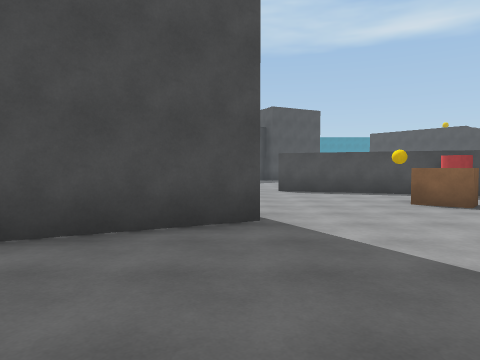
[1] (above)

24 first-person views from a walk through a 3-D level made in the Unity game engine. The camera is 1.4 m above the floor, tilts 2° down and sees 70° across. The floor is counted in squares, 2 m on a side. Each view is taken from the middle of a square. On the plan, view 1 faces up. The plan holds only what a view shows up to about 11 squares ahead; the rest is blank. The place goes on beyond the plan. The player is left out.

[2]
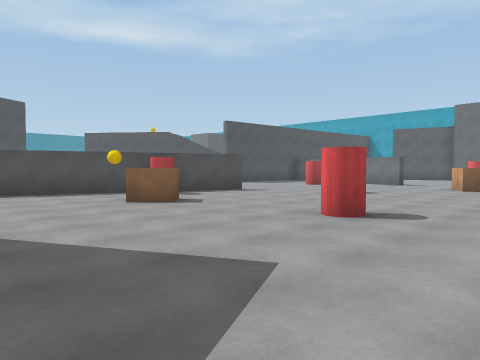

[3]
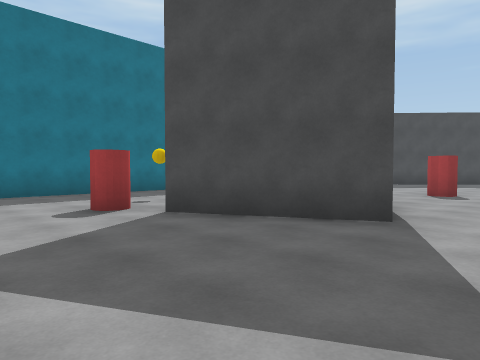

[4]
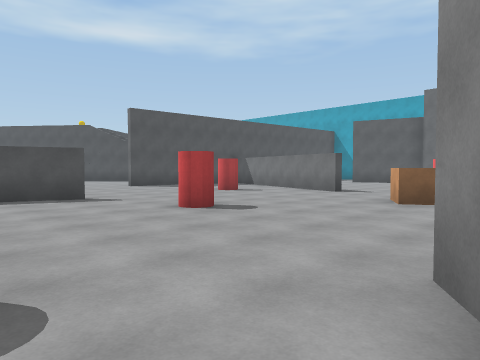

[5]
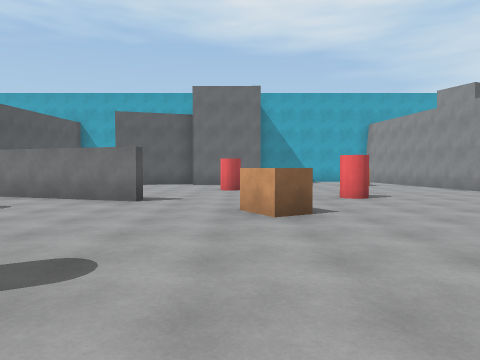

[6]
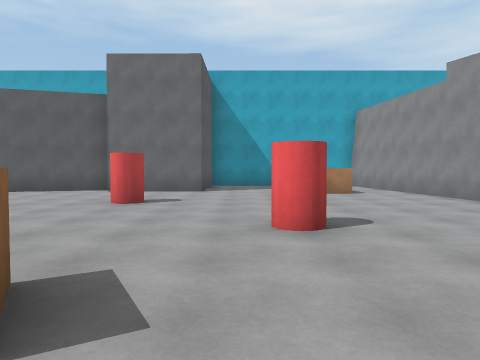

[7]
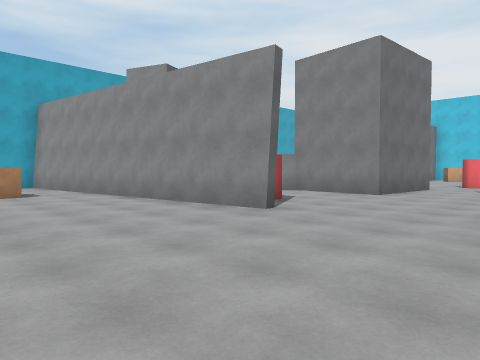

[8]
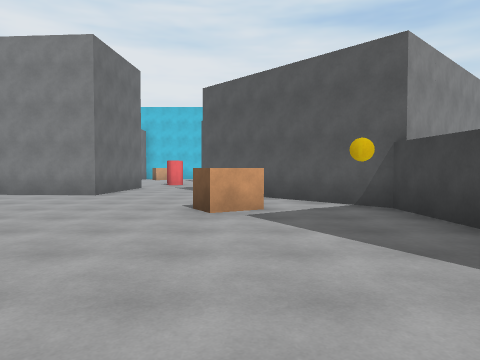

[9]
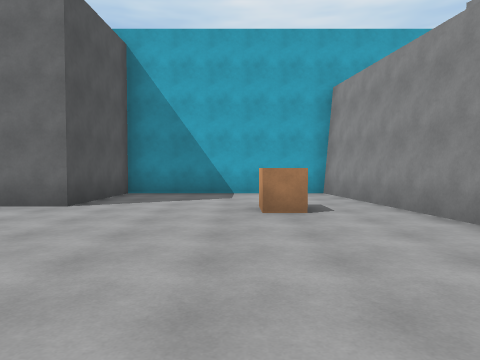

[10]
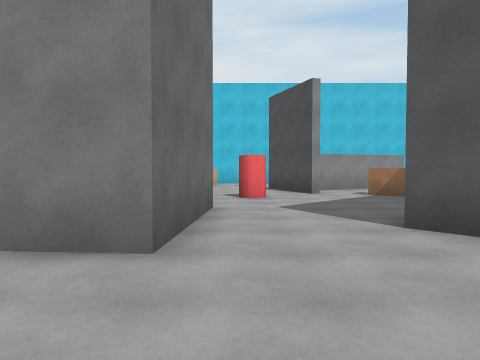

[11]
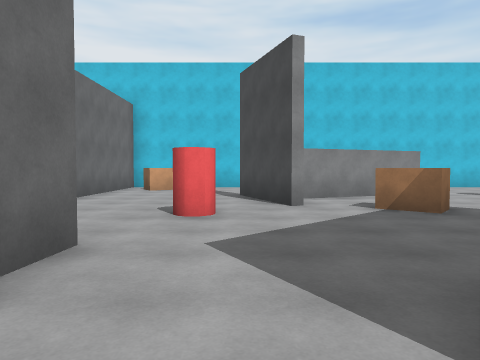

[12]
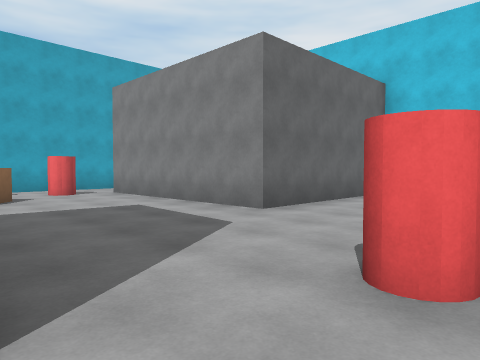

[13]
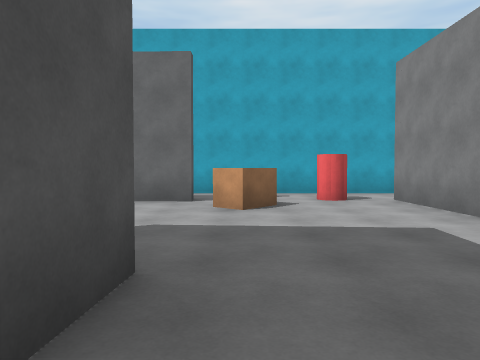

[14]
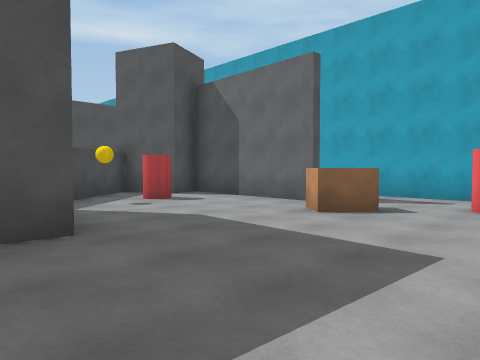

[15]
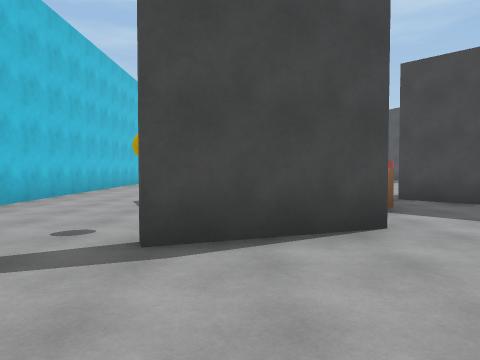

[16]
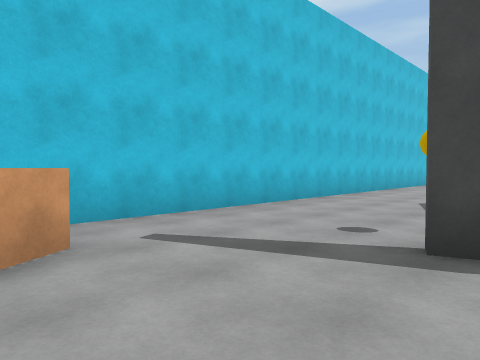

[17]
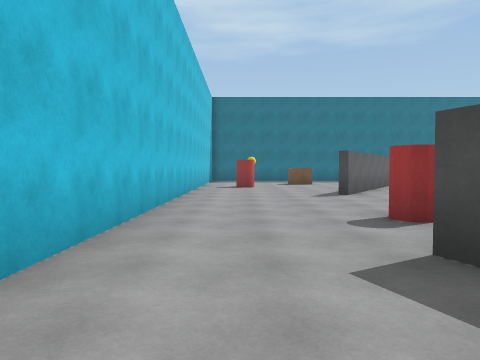

[18]
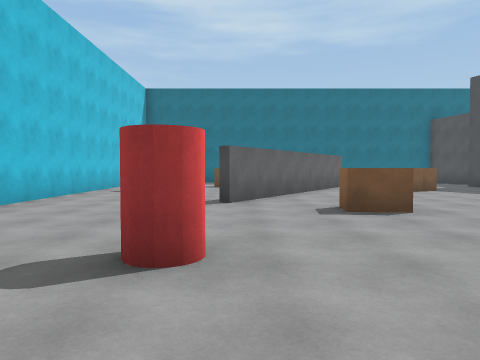

[19]
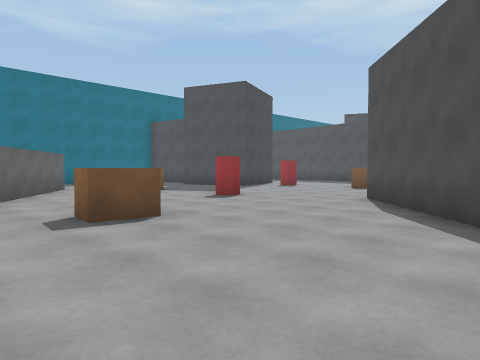

[20]
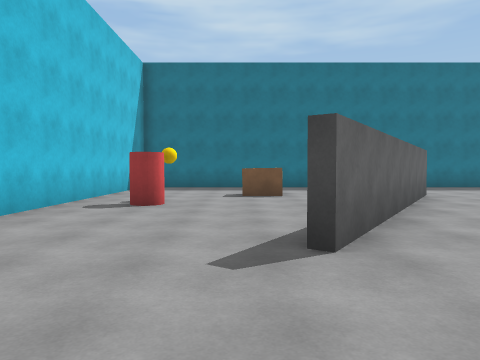

[21]
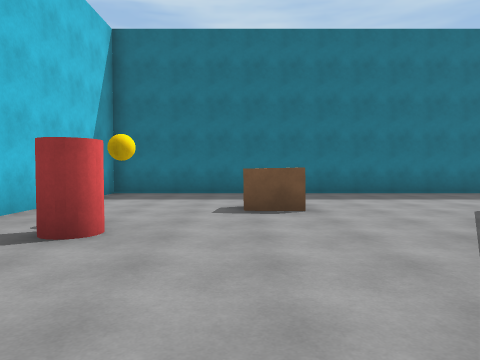

[22]
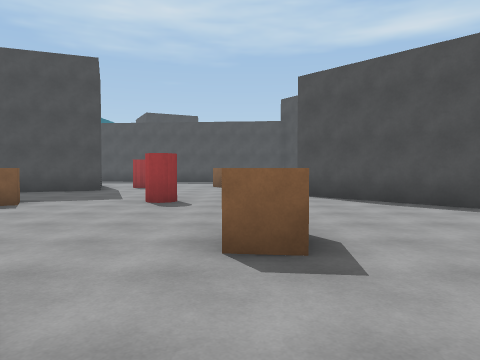

[23]
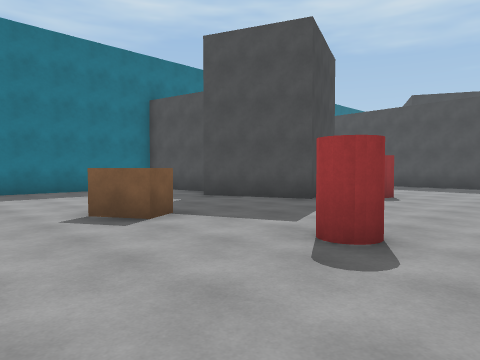

[24]
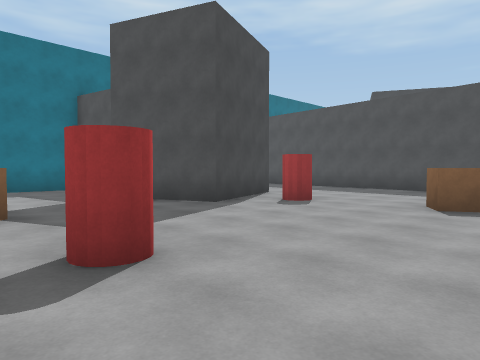

### Floor plan
Key: @ floor where view 1 was taken; # wall or solid block; x gap in a wall; . floor; B ball; C red cylinder; R brown block; O other object.
Columns run from 8 left of view 1 to 25 right of it. Each row starts with its distance up from view 1.
 10        .C.###    ..
  9        .....### ....   .#
  8        .....BC ##....C.##    #
  7         ....R..........#    ..#
  6 #.      ....R..........# .....#
  5 #...   ##........C.....#......#
  4 #..B.###......................#
  3 #...C#.......C.......R....C...###
  2 #...C........C......RR..........##
  1   ...............................#
  0        .@... ..#   ....C.........#
 -1         ###       ...............#
 -2        ...        ...........R.  #
 -3       ....       ................#
 -4      ......     #........#########
 -5      #....RR    #B.....###
 -6      ##.C...    #..R....C    #
 -7    # ##.....     O. .....   ###
 -8 ######.......     O ...... # .#
 -9 #............O     O...####BC.#
-10 #............OO     O..#  ....#
-11 #.....R..C....OO    ...#  ....#  #
-12 #.....R........O O ....###....x..#
-13 #...............OO...........RR..#
-14 #...###...............C..........#
-15 #.....##...R......R............C.#
-16 #......###..........#............#
-17 #  .R....##........##....OOOOOO..#
-18 #...R.........C..#####...O
-19 #........................O
-20 #.....BC...............RRO
-21 #....................... O
-22 ########################

Where each view was taken, in squares from view 1:
view 1: 0 up, 0 right, facing up
view 2: 0 up, 0 right, facing up-right
view 3: 0 up, 2 right, facing up-left
view 4: 0 up, 5 right, facing up-right
view 5: 3 up, 7 right, facing right
view 6: 1 up, 11 right, facing right
view 7: 0 up, 11 right, facing down-right
view 8: 0 up, 11 right, facing down
view 9: 1 down, 15 right, facing right
view 10: 6 down, 14 right, facing down
view 11: 9 down, 13 right, facing down
view 12: 12 down, 13 right, facing down-right
view 13: 13 down, 15 right, facing right
view 14: 16 down, 16 right, facing up-right
view 15: 17 down, 16 right, facing left
view 16: 17 down, 16 right, facing down-left
view 17: 20 down, 11 right, facing left
view 18: 17 down, 9 right, facing left
view 19: 17 down, 8 right, facing up-left
view 20: 18 down, 5 right, facing left
view 21: 18 down, 2 right, facing left
view 22: 18 down, 3 right, facing up
view 23: 14 down, 3 right, facing up-left
view 24: 12 down, 4 right, facing up-left
